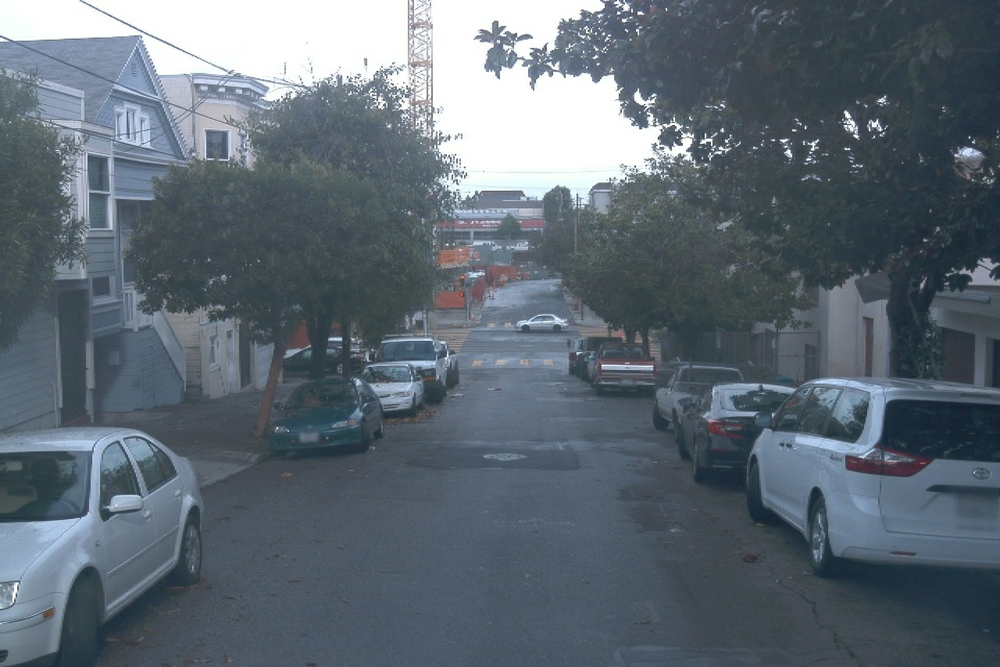
#> input picture cv_cl2_ex2/data/images/segment-12208410199966712301_4480_000_4500_000_with_camera_labels_79.png, 1000 x 667 px, shrunk from 1920 x 1280 before the run; its folder holds only this picture in this run
$ python calc_statistics.py
#> lines starting #> are read from the running program, lines starting #| are printed output that depends on the picture
import numpy as np
from PIL import Image
import matplotlib.pyplot as plt
import seaborn as sns
import glob

def calculate_mean_std(image_list):
    """
    calculate mean and std of image list
    args:
    - image_list [list[str]]: list of image paths
    returns:
    - mean [array]: 1x3 array of float, channel wise mean
    - std [array]: 1x3 array of float, channel wise std
    """
    mean = np.zeros((len(image_list), 3))
    std = np.zeros((len(image_list), 3))
    for i, filename in enumerate(image_list):
        img = np.array(Image.open(filename).convert('RGB'))
#> img is the input picture: shape (667, 1000, 3); mean R, G, B 94.3, 105.7, 115.6
        r, g, b = img[:,:,0], img[:,:,1], img[:,:,2]
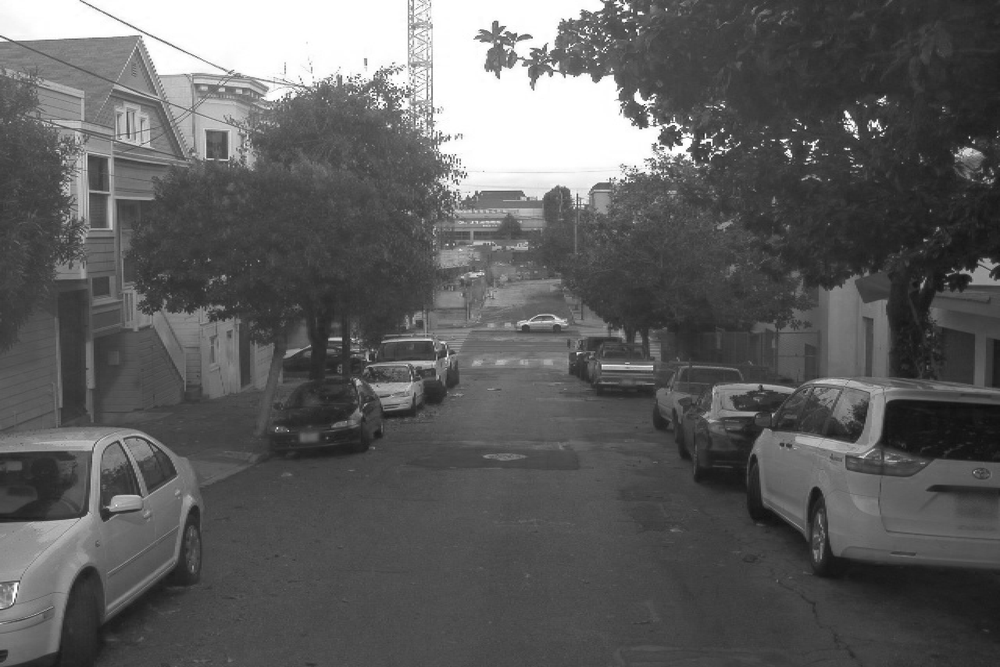
#> r: shape (667, 1000); min 16, max 255, mean 94.3
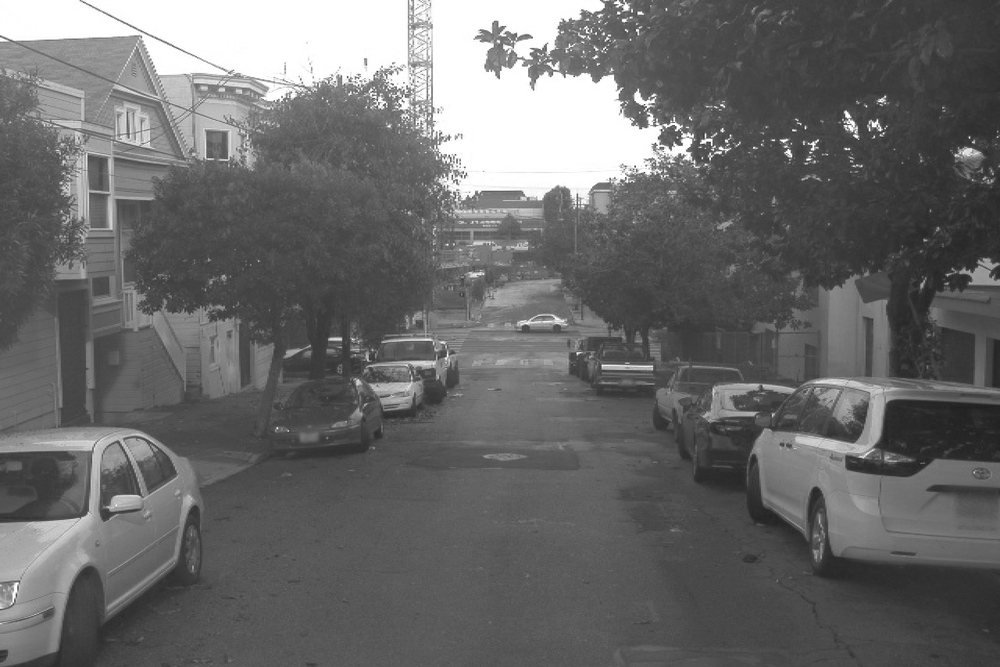
#> g: shape (667, 1000); min 30, max 255, mean 105.7
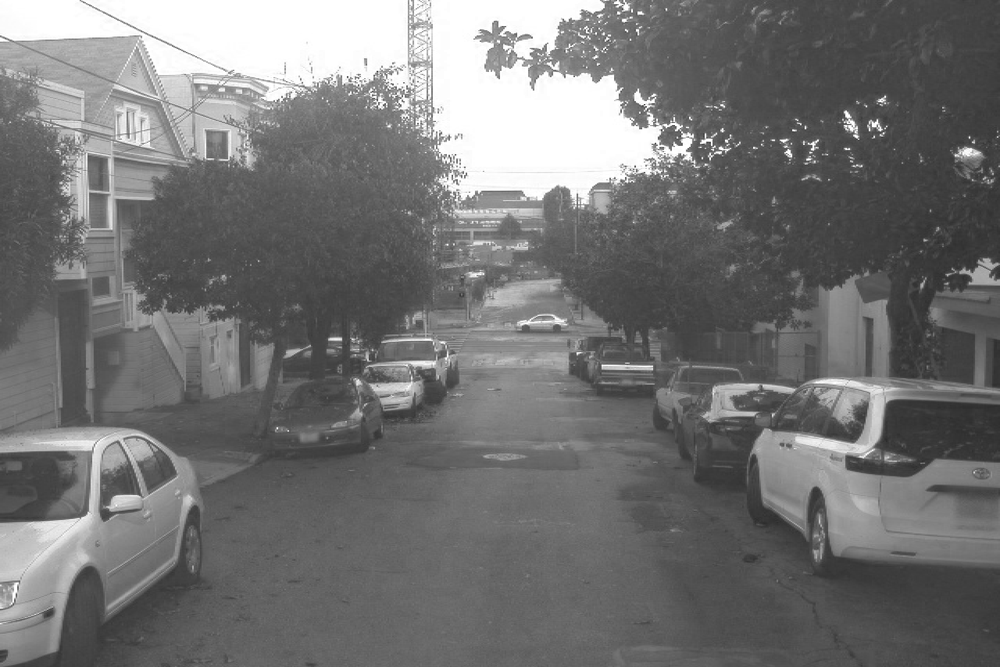
#> b: shape (667, 1000); min 41, max 255, mean 115.6
        mean[i, :] = np.mean(r), np.mean(g), np.mean(b)
        std[i, :] = np.std(r), np.std(g), np.std(b)
    mean = np.mean(mean, 0)
    std = np.mean(std, 0)
    print(mean)
    return mean, std


def channel_histogram(image_list):
    """
    calculate channel wise pixel value
    args:
    - image_list [list[str]]: list of image paths
    """
    # IMPLEMENT THIS FUNCTION


if __name__ == "__main__":
    image_list = glob.glob('data/images/*')
    mean, std = calculate_mean_std(image_list)

$ run again, on cv_cl2_ex2/data/images/segment-1231623110026745648_480_000_500_000_with_camera_labels_38.png
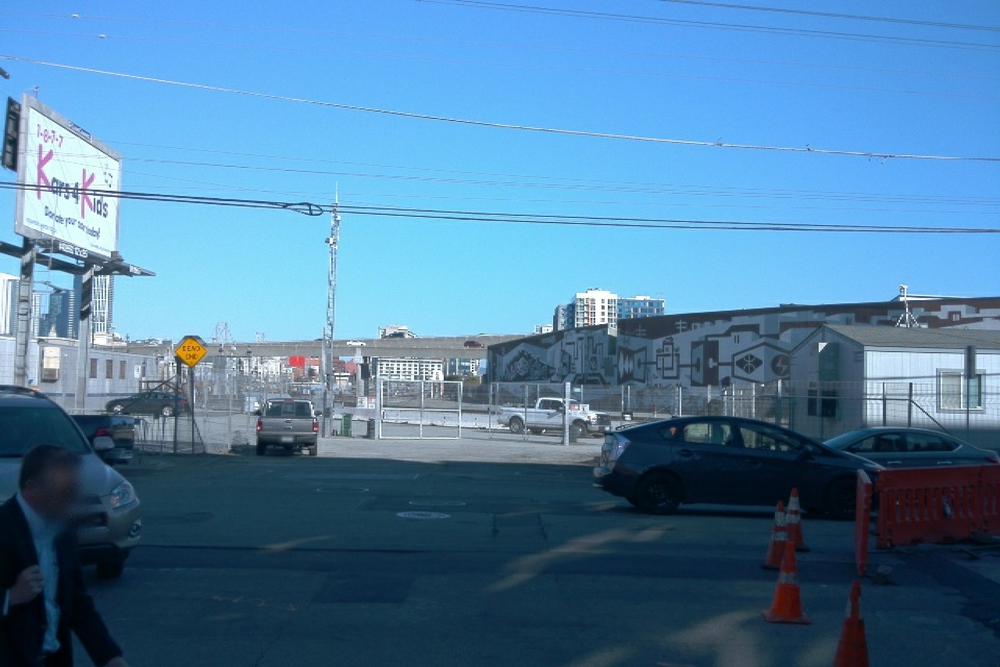
#> input picture cv_cl2_ex2/data/images/segment-1231623110026745648_480_000_500_000_with_camera_labels_38.png, 1000 x 667 px, shrunk from 1920 x 1280 before the run
#> in calculate_mean_std, img is the input picture: shape (667, 1000, 3); mean R, G, B 80.4, 127.5, 163.3
#> in calculate_mean_std, `r, g, b = img[:,:,0], img[:,:,1], img[:,:,2]`:
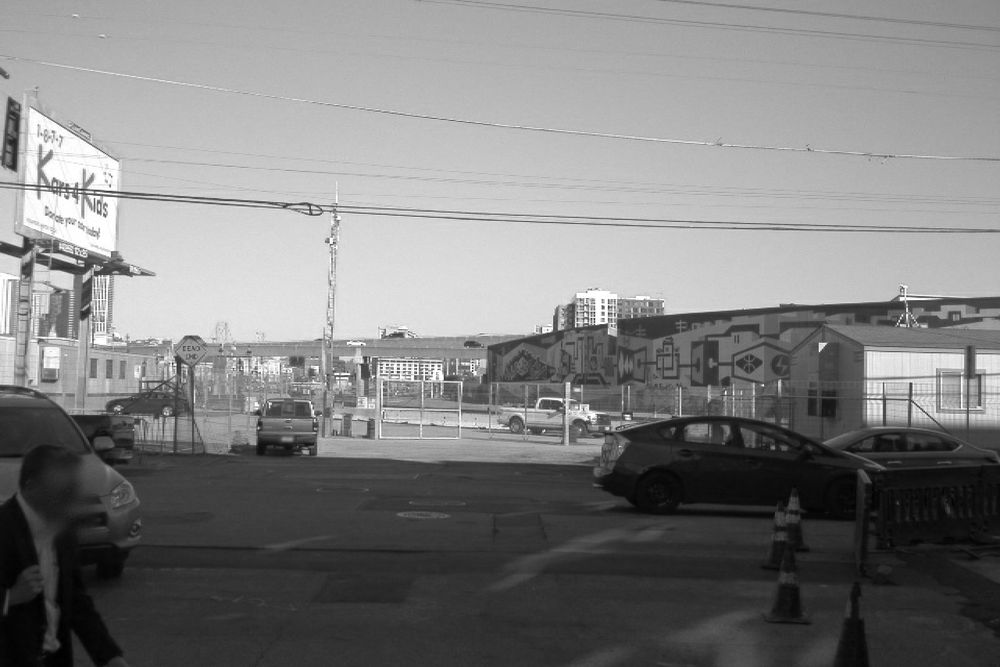
#> g: shape (667, 1000); min 0, max 255, mean 127.5
#> in calculate_mean_std, `r, g, b = img[:,:,0], img[:,:,1], img[:,:,2]`:
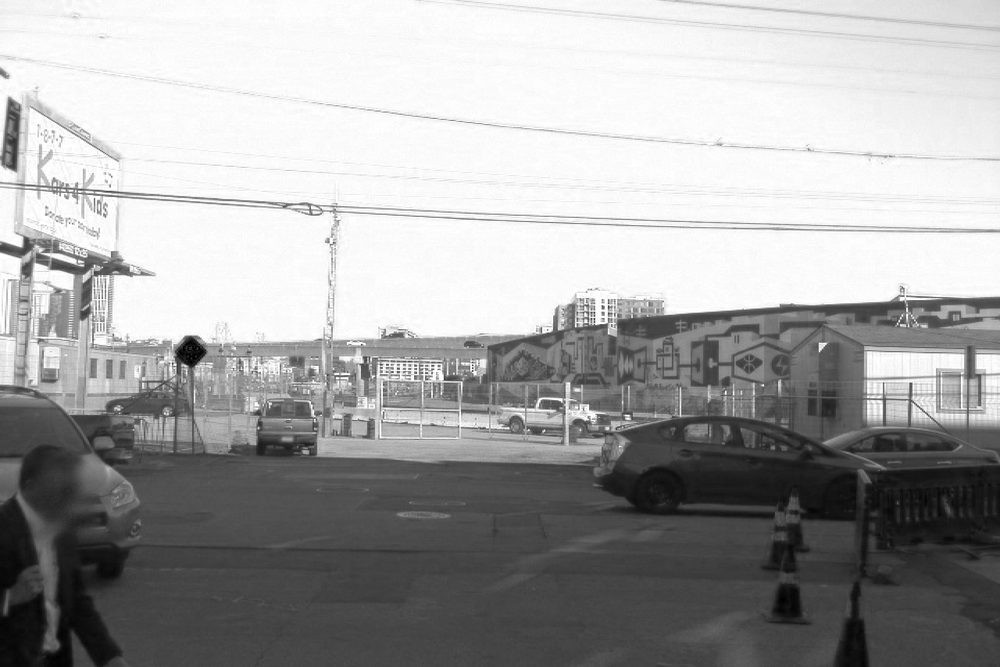
#> b: shape (667, 1000); min 0, max 255, mean 163.3
